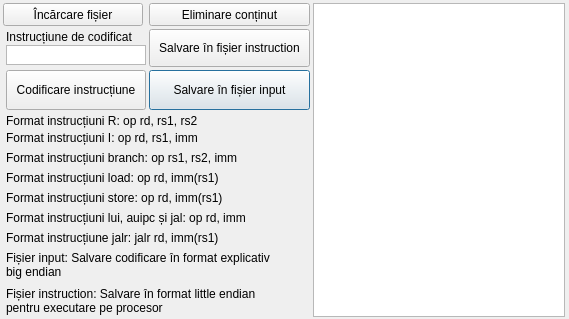
<?xml version="1.0" encoding="UTF-8"?>
<ui version="4.0">
 <class>Dialog</class>
 <widget class="QDialog" name="Dialog">
  <property name="geometry">
   <rect>
    <x>0</x>
    <y>0</y>
    <width>569</width>
    <height>319</height>
   </rect>
  </property>
  <property name="baseSize">
   <size>
    <width>567</width>
    <height>365</height>
   </size>
  </property>
  <property name="windowTitle">
   <string>Codificator RISC-V RV64I</string>
  </property>
  <property name="windowIcon">
   <iconset>
    <normaloff>../cropped-riscv-favicon-32x32.ico</normaloff>../cropped-riscv-favicon-32x32.ico</iconset>
  </property>
  <widget class="QPushButton" name="buttonSal">
   <property name="geometry">
    <rect>
     <x>149</x>
     <y>70</y>
     <width>161</width>
     <height>40</height>
    </rect>
   </property>
   <property name="text">
    <string>Salvare în fișier input</string>
   </property>
  </widget>
  <widget class="QPushButton" name="buttonCod">
   <property name="geometry">
    <rect>
     <x>6</x>
     <y>70</y>
     <width>140</width>
     <height>40</height>
    </rect>
   </property>
   <property name="text">
    <string>Codificare instrucțiune</string>
   </property>
  </widget>
  <widget class="QPushButton" name="buttonIncFis">
   <property name="geometry">
    <rect>
     <x>3</x>
     <y>3</y>
     <width>140</width>
     <height>23</height>
    </rect>
   </property>
   <property name="text">
    <string>Încărcare fișier</string>
   </property>
  </widget>
  <widget class="QPushButton" name="buttonDel">
   <property name="geometry">
    <rect>
     <x>149</x>
     <y>3</y>
     <width>161</width>
     <height>23</height>
    </rect>
   </property>
   <property name="text">
    <string>Eliminare conținut</string>
   </property>
  </widget>
  <widget class="QListWidget" name="listInput">
   <property name="geometry">
    <rect>
     <x>313</x>
     <y>3</y>
     <width>252</width>
     <height>314</height>
    </rect>
   </property>
  </widget>
  <widget class="QTextEdit" name="textInstr">
   <property name="geometry">
    <rect>
     <x>6</x>
     <y>45</y>
     <width>140</width>
     <height>20</height>
    </rect>
   </property>
   <property name="inputMethodHints">
    <set>Qt::ImhNone</set>
   </property>
   <property name="verticalScrollBarPolicy">
    <enum>Qt::ScrollBarAlwaysOff</enum>
   </property>
   <property name="acceptRichText">
    <bool>true</bool>
   </property>
  </widget>
  <widget class="QLabel" name="label1">
   <property name="geometry">
    <rect>
     <x>6</x>
     <y>29</y>
     <width>151</width>
     <height>16</height>
    </rect>
   </property>
   <property name="text">
    <string>Instrucțiune de codificat</string>
   </property>
  </widget>
  <widget class="QLabel" name="label2">
   <property name="geometry">
    <rect>
     <x>6</x>
     <y>110</y>
     <width>221</width>
     <height>21</height>
    </rect>
   </property>
   <property name="text">
    <string>Format instrucțiuni R: op rd, rs1, rs2</string>
   </property>
  </widget>
  <widget class="QLabel" name="label3">
   <property name="geometry">
    <rect>
     <x>6</x>
     <y>130</y>
     <width>221</width>
     <height>16</height>
    </rect>
   </property>
   <property name="text">
    <string>Format instrucțiuni I: op rd, rs1, imm</string>
   </property>
  </widget>
  <widget class="QLabel" name="label4">
   <property name="geometry">
    <rect>
     <x>6</x>
     <y>150</y>
     <width>261</width>
     <height>16</height>
    </rect>
   </property>
   <property name="text">
    <string>Format instrucțiuni branch: op rs1, rs2, imm</string>
   </property>
  </widget>
  <widget class="QLabel" name="label5">
   <property name="geometry">
    <rect>
     <x>6</x>
     <y>170</y>
     <width>241</width>
     <height>16</height>
    </rect>
   </property>
   <property name="text">
    <string>Format instrucțiuni load: op rd, imm(rs1)</string>
   </property>
  </widget>
  <widget class="QLabel" name="label6">
   <property name="geometry">
    <rect>
     <x>6</x>
     <y>190</y>
     <width>251</width>
     <height>16</height>
    </rect>
   </property>
   <property name="text">
    <string>Format instrucțiuni store: op rd, imm(rs1)</string>
   </property>
  </widget>
  <widget class="QLabel" name="label7">
   <property name="geometry">
    <rect>
     <x>6</x>
     <y>210</y>
     <width>281</width>
     <height>16</height>
    </rect>
   </property>
   <property name="text">
    <string>Format instrucțiuni lui, auipc și jal: op rd, imm</string>
   </property>
  </widget>
  <widget class="QLabel" name="label8">
   <property name="geometry">
    <rect>
     <x>6</x>
     <y>230</y>
     <width>241</width>
     <height>16</height>
    </rect>
   </property>
   <property name="text">
    <string>Format instrucțiune jalr: jalr rd, imm(rs1)</string>
   </property>
  </widget>
  <widget class="QLabel" name="label9">
   <property name="geometry">
    <rect>
     <x>6</x>
     <y>250</y>
     <width>301</width>
     <height>30</height>
    </rect>
   </property>
   <property name="font">
    <font>
     <kerning>true</kerning>
    </font>
   </property>
   <property name="text">
    <string>Fișier input: Salvare codificare în format explicativ
big endian</string>
   </property>
   <property name="textFormat">
    <enum>Qt::PlainText</enum>
   </property>
  </widget>
  <widget class="QLabel" name="label10">
   <property name="geometry">
    <rect>
     <x>6</x>
     <y>285</y>
     <width>281</width>
     <height>32</height>
    </rect>
   </property>
   <property name="text">
    <string>Fișier instruction: Salvare în format little endian 
pentru executare pe procesor</string>
   </property>
  </widget>
  <widget class="QPushButton" name="buttonInstr">
   <property name="geometry">
    <rect>
     <x>149</x>
     <y>29</y>
     <width>161</width>
     <height>38</height>
    </rect>
   </property>
   <property name="text">
    <string>Salvare în fișier instruction</string>
   </property>
  </widget>
 </widget>
 <resources/>
 <connections/>
</ui>
